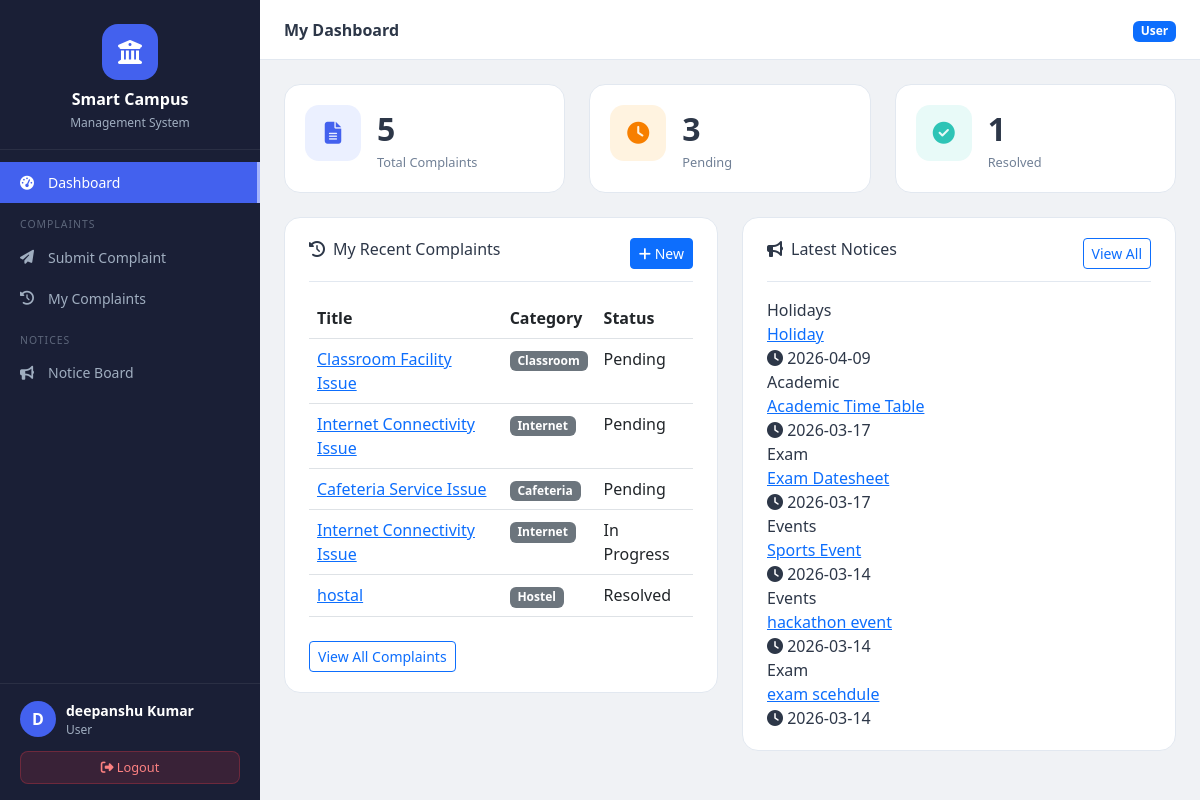
/ (signed in), run on the app's committed database.
### tables this page shows
CREATE TABLE complaints (
        id INTEGER PRIMARY KEY AUTOINCREMENT,
        user_id INTEGER NOT NULL,
        title TEXT NOT NULL,
        category TEXT NOT NULL,
        description TEXT NOT NULL,
        status TEXT NOT NULL DEFAULT 'Pending',
        admin_note TEXT,
        created_at TEXT NOT NULL,
        updated_at TEXT NOT NULL,
        FOREIGN KEY (user_id) REFERENCES users(id)
    );

CREATE TABLE notices (
        id INTEGER PRIMARY KEY AUTOINCREMENT,
        admin_id INTEGER NOT NULL,
        title TEXT NOT NULL,
        category TEXT NOT NULL,
        content TEXT NOT NULL,
        created_at TEXT NOT NULL,
        updated_at TEXT NOT NULL, qr_code TEXT,
        FOREIGN KEY (admin_id) REFERENCES users(id)
    );

### routes/dashboard.py (the view)
@dashboard_bp.route('/')
@login_required
def index():
    conn = get_connection()
    if session['user_role'] == 'admin':
        total_users = conn.execute(
            "SELECT COUNT(*) as c FROM users WHERE role='user'"
        ).fetchone()['c']
        total_complaints = conn.execute(
            "SELECT COUNT(*) as c FROM complaints"
        ).fetchone()['c']
        pending = conn.execute(
            "SELECT COUNT(*) as c FROM complaints WHERE status='Pending'"
        ).fetchone()['c']
        inprogress = conn.execute(
            "SELECT COUNT(*) as c FROM complaints WHERE status='In Progress'"
        ).fetchone()['c']
        resolved = conn.execute(
            "SELECT COUNT(*) as c FROM complaints WHERE status='Resolved'"
        ).fetchone()['c']
        total_notices = conn.execute(
            "SELECT COUNT(*) as c FROM notices"
        ).fetchone()['c']
        recent_complaints = conn.execute(
            """
            SELECT c.*, u.name as user_name
            FROM complaints c
            JOIN users u ON c.user_id = u.id
            ORDER BY c.created_at DESC
            LIMIT 5
            """
        ).fetchall()
        recent_notices = conn.execute(
            "SELECT * FROM notices ORDER BY created_at DESC LIMIT 5"
        ).fetchall()
        if total_complaints > 0:
            pending_percent = int((pending / total_complaints) * 100)
            progress_percent = int((inprogress / total_complaints) * 100)
            resolved_percent = int((resolved / total_complaints) * 100)
        else:
            pending_percent = 0
            progress_percent = 0
            resolved_percent = 0
        conn.close()
        return render_template(
            'admin/dashboard.html',
            total_users=total_users,
            total_complaints=total_complaints,
            pending=pending,
            inprogress=inprogress,
            resolved=resolved,
            total_notices=total_notices,
            recent_complaints=recent_complaints,
            recent_notices=recent_notices,
            pending_percent=pending_percent,
            progress_percent=progress_percent,
            resolved_percent=resolved_percent
        )
    else:
        user_complaints = conn.execute(
            """
            SELECT * FROM complaints
            WHERE user_id=?
            ORDER BY created_at DESC
            """,
            (session['user_id'],)
        ).fetchall()
        total = len(user_complaints)
        pending = sum(1 for c in user_complaints if c['status'] == 'Pending')
        resolved = sum(1 for c in user_complaints if c['status'] == 'Resolved')
        recent_notices = conn.execute(
            "SELECT * FROM notices ORDER BY created_at DESC LIMIT 6"
        ).fetchall()
        conn.close()
        return render_template(
            'user/dashboard.html',
            complaints=user_complaints,
            total=total,
            pending=pending,
            resolved=resolved,
            recent_notices=recent_notices
        )

### models/database.py (called while the page is built)
def get_connection():
    conn = sqlite3.connect(DB_PATH)
    conn.row_factory = sqlite3.Row
    conn.execute("PRAGMA foreign_keys = ON")
    return conn

### routes/dashboard.py (called while the page is built)
def login_required(f):
    @wraps(f)
    def decorated(*args, **kwargs):
        if 'user_id' not in session:
            return redirect(url_for('auth.login'))
        return f(*args, **kwargs)
    return decorated

### templates/user/dashboard.html (shortened to what this page needs)
{% extends 'base.html' %}
{% block page_title %}My Dashboard{% endblock %}
{% block content %}
<div class="row g-4 mb-4">
    <div class="col-sm-4">
        <div class="stat-card stat-blue">
            <div class="stat-icon"><i class="fas fa-file-alt"></i></div>
            <div class="stat-info">
                <div class="stat-number">{{ total }}</div>
                <div class="stat-label">Total Complaints</div>
            </div>
        </div>
    </div>
    <div class="col-sm-4">
        <div class="stat-card stat-orange">
            <div class="stat-icon"><i class="fas fa-clock"></i></div>
            <div class="stat-info">
                <div class="stat-number">{{ pending }}</div>
                <div class="stat-label">Pending</div>
            </div>
        </div>
    </div>
    <div class="col-sm-4">
        <div class="stat-card stat-green">
            <div class="stat-icon"><i class="fas fa-check-circle"></i></div>
            <div class="stat-info">
                <div class="stat-number">{{ resolved }}</div>
                <div class="stat-label">Resolved</div>
            </div>
        </div>
    </div>
</div>
<div class="row g-4">
    <div class="col-lg-6">
        <div class="card-box">
            <div class="card-box-header">
                <h6><i class="fas fa-history me-2"></i>My Recent Complaints</h6>
                <a href="{{ url_for('complaints.submit') }}" class="btn btn-sm btn-primary">
                    <i class="fas fa-plus"></i> New
                </a>
            </div>
            {% if complaints %}
            <div class="table-responsive">
                <table class="table table-hover">
                    <thead>
                        <tr><th>Title</th><th>Category</th><th>Status</th></tr>
                    </thead>
                    <tbody>
                    {% for c in complaints[:5] %}
                    <tr>
                        <td><a href="{{ url_for('complaints.view', complaint_id=c.id) }}">{{ c.title[:30] }}</a></td>
                        <td><span class="badge bg-secondary">{{ c.category }}</span></td>
                        <td><span class="status-badge status-{{ c.status|lower|replace(' ', '-') }}">{{ c.status }}</span></td>
                    </tr>
                    {% endfor %}
                    </tbody>
                </table>
            </div>
            <a href="{{ url_for('complaints.my_complaints') }}" class="btn btn-sm btn-outline-primary mt-2">View All Complaints</a>
            {% else %}
            <div class="empty-state">
                <i class="fas fa-inbox"></i>
                <p>No complaints submitted yet.</p>
                <a href="{{ url_for('complaints.submit') }}" class="btn btn-primary btn-sm">Submit First Complaint</a>
            </div>
            {% endif %}
        </div>
    </div>
    <div class="col-lg-6">
        <div class="card-box">
            <div class="card-box-header">
                <h6><i class="fas fa-bullhorn me-2"></i>Latest Notices</h6>
                <a href="{{ url_for('notices.index') }}" class="btn btn-sm btn-outline-primary">View All</a>
            </div>
            {% if recent_notices %}
            <div class="notice-list">
                {% for n in recent_notices %}
                <div class="notice-item">
                    <div class="notice-category-badge cat-{{ n.category|lower }}">{{ n.category }}</div>
                    <div class="notice-item-title">
                        <a href="{{ url_for('notices.view', notice_id=n.id) }}">{{ n.title }}</a>
                    </div>
                    <div class="notice-item-date">
                        <i class="fas fa-clock"></i> {{ n.created_at[:10] }}
                    </div>
                </div>
                {% endfor %}
            </div>
            {% else %}
            <div class="empty-state">
                <i class="fas fa-sticky-note"></i>
                <p>No notices available.</p>
            </div>
            {% endif %}
        </div>
    </div>
</div>
{% endblock %}

### static/css/style.css (style rules this page uses)
:root { --primary: #4361ee; --primary-dark: #3451d1; --success: #2ec4b6; --warning: #f77f00; --danger: #e63946; --sidebar-bg: #1a1f36; --sidebar-text: #a0aec0; --sidebar-active: #4361ee; --bg: #f0f2f5; --card-bg: #ffffff; --text: #2d3748; --border: #e2e8f0; }
* { box-sizing:border-box; }
body { font-family:'Segoe UI',system-ui,-apple-system,sans-serif; background:var(--bg); color:var(--text); margin:0; }
.stat-card { background:#fff; border-radius:16px; padding:20px; display:flex; gap:16px; border:1px solid var(--border); }
.stat-icon { width:56px; height:56px; border-radius:14px; display:flex; align-items:center; justify-content:center; font-size:22px; }
.stat-blue .stat-icon { background:#ebf0ff;color:var(--primary); }
.stat-orange .stat-icon { background:#fff3e0;color:var(--warning); }
.stat-green .stat-icon { background:#e8faf8;color:var(--success); }
.stat-number { font-size:2rem; font-weight:700; }
.stat-label { font-size:.8rem; color:#718096; }
.card-box { background:#fff; border-radius:16px; padding:20px 24px; border:1px solid var(--border); width:100%; }
.card-box-header { display:flex; justify-content:space-between; align-items:center; margin-bottom:16px; border-bottom:1px solid var(--border); padding-bottom:12px; }

### data on the page
complaints: title "Classroom Facility Issue", category "Classroom", status "Pending"
complaints: title "Internet Connectivity Issue", category "Internet", status "Pending"
complaints: title "Cafeteria Service Issue", category "Cafeteria", status "Pending"
complaints: title "Internet Connectivity Issue", category "Internet", status "In Progress"
complaints: title "hostal", category "Hostel", status "Resolved"
notices: category "Holidays", title "Holiday", created_at "2026-04-09"
notices: category "Academic", title "Academic Time Table", created_at "2026-03-17"
notices: category "Exam", title "Exam Datesheet", created_at "2026-03-17"
notices: category "Events", title "Sports Event", created_at "2026-03-14"
notices: category "Events", title "hackathon event", created_at "2026-03-14"
notices: category "Exam", title "exam scehdule", created_at "2026-03-14"

### other printed values
{{ session.user_name[0]|upper }} "D"
{{ session.user_name }} "deepanshu Kumar"
{{ session.user_role|capitalize }} "User"
{{ total }} "5"
{{ pending }} "3"
{{ resolved }} "1"
